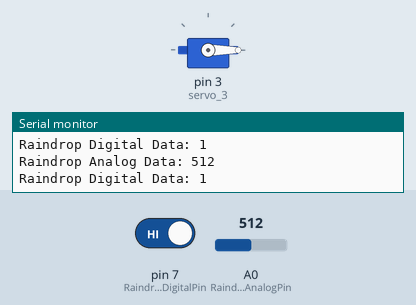
This sketch was run on a simulated Arduino Uno, built with avr-gcc and run on an emulated ATmega328P. On the bench: servo, the last lines printed to the serial monitor. The test bench sets the inputs (shaded band); at power-on: pin 7 (RaindropDigitalPin) HIGH, A0 (RaindropAnalogPin) = 512.

Above: at 1.2 s.
1.3 s: pin 7 (RaindropDigitalPin) driven LOW
At 2.6 s:
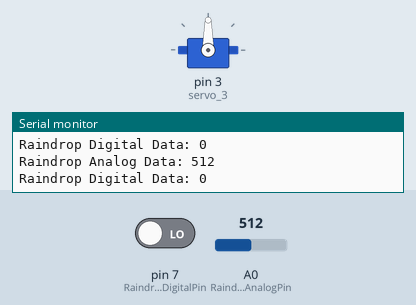
2.9 s: pin 7 (RaindropDigitalPin) driven HIGH
At 4.2 s:
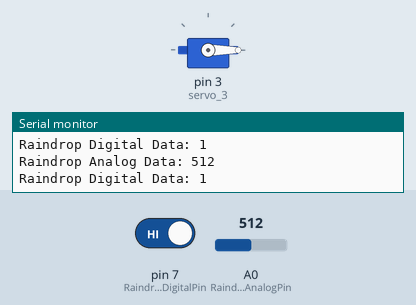
Timing chart, 0 to 5.9 s (numbered marks = the images above; inputs shaded):
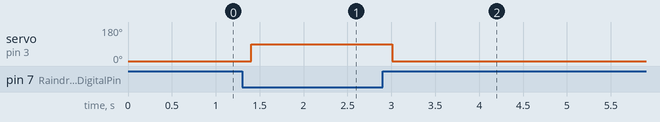

Measured:
- after the input at 1.3 s, servo on pin 3 (servo_3): 0° → 90° after 0.11 s
- after the input at 2.9 s, servo on pin 3 (servo_3): 90° → 0° after 0.11 s

The sketch:

7.Intelligent_rain_control_window.ino
```cpp
#include <Servo.h>

#define RaindropAnalogPin A0
#define RaindropDigitalPin 7

int RaindropAnalogValue;
int RaindropDigitalValue;

Servo servo_3;

void setup() {
  // put your setup code here, to run once:
  Serial.begin(9600);
  servo_3.attach(3);
  pinMode(RaindropAnalogPin, INPUT);
  pinMode(RaindropDigitalPin, INPUT);
}

void loop() {
  // put your main code here, to run repeatedly:
  RaindropAnalogValue= analogRead(RaindropAnalogPin);
  RaindropDigitalValue= digitalRead(RaindropDigitalPin);
  Serial.print("Raindrop Analog Data: ");
  Serial.println(RaindropAnalogValue);
  Serial.print("Raindrop Digital Data: ");
  Serial.println(RaindropDigitalValue);
  if(RaindropDigitalValue == 0)
  {
    servo_3.write(90);
  }
  else
  {
    servo_3.write(0);
  }
  delay(200);
}
```
